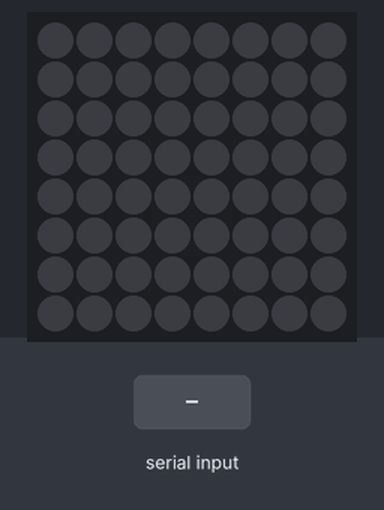
The sketch below on a simulated Arduino Uno, built with avr-gcc and run on an emulated ATmega328P. Parts: 8×8 RGB LED matrix (first LED top left, wired row by row). Inputs (shaded band) come from the test bench. Dim RGB values are drawn brighter than linear.

Above: at 1.2 s.
1.3 s: byte 90 received over Serial
At 2.0 s:
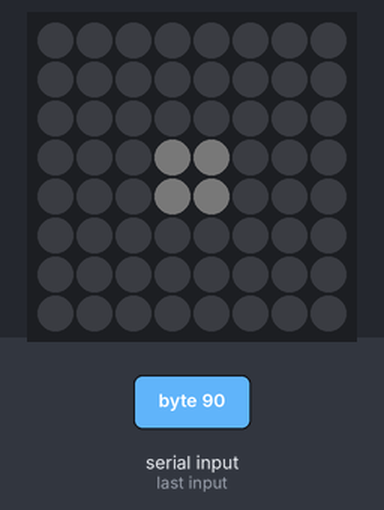
2.8 s: byte 120 received over Serial
At 3.1 s:
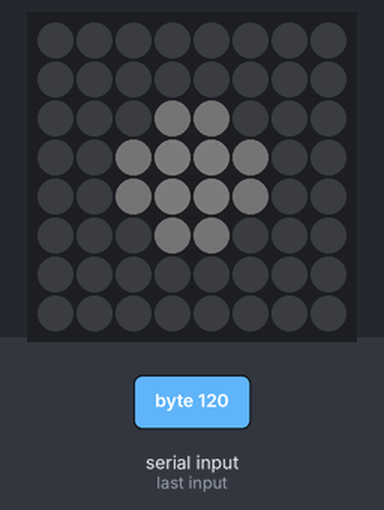
Timing chart, 0 to 5.8 s (numbered marks = the images above; inputs shaded):
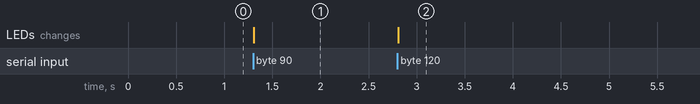

The sketch:

XYMatrixDrawScreen_01.ino
```cpp
#include <FastLED.h>

#define LED_PIN  6
#define BAUD_RATE 57600

#define COLOR_ORDER GRB
#define CHIPSET     WS2811
#define OK_MSG "OK"

#define BRIGHTNESS 5

// Helper functions for an two-dimensional XY matrix of pixels.
// Simple 2-D demo code is included as well.
//
//     XY(x,y) takes x and y coordinates and returns an LED index number,
//             for use like this:  leds[ XY(x,y) ] == CRGB::Red;
//             No error checking is performed on the ranges of x and y.
//
//     XYsafe(x,y) takes x and y coordinates and returns an LED index number,
//             for use like this:  leds[ XY(x,y) ] == CRGB::Red;
//             Error checking IS performed on the ranges of x and y, and an
//             index of "-1" is returned.  Special instructions below
//             explain how to use this without having to do your own error
//             checking every time you use this function.
//             This is a slightly more advanced technique, and
//             it REQUIRES SPECIAL ADDITIONAL setup, described below.


// Params for width and height
const uint8_t kMatrixWidth = 8;
const uint8_t kMatrixHeight = 8;

// Param for different pixel layouts
const bool    kMatrixSerpentineLayout = false;
// Set 'kMatrixSerpentineLayout' to false if your pixels are
// laid out all running the same way, like this:
//
//     0 >  1 >  2 >  3 >  4
//                         |
//     .----<----<----<----'
//     |
//     5 >  6 >  7 >  8 >  9
//                         |
//     .----<----<----<----'
//     |
//    10 > 11 > 12 > 13 > 14
//                         |
//     .----<----<----<----'
//     |
//    15 > 16 > 17 > 18 > 19
//
// Set 'kMatrixSerpentineLayout' to true if your pixels are
// laid out back-and-forth, like this:
//
//     0 >  1 >  2 >  3 >  4
//                         |
//                         |
//     9 <  8 <  7 <  6 <  5
//     |
//     |
//    10 > 11 > 12 > 13 > 14
//                        |
//                        |
//    19 < 18 < 17 < 16 < 15
//
// Bonus vocabulary word: anything that goes one way
// in one row, and then backwards in the next row, and so on
// is call "boustrophedon", meaning "as the ox plows."


// This function will return the right 'led index number' for
// a given set of X and Y coordinates on your matrix.
// IT DOES NOT CHECK THE COORDINATE BOUNDARIES.
// That's up to you.  Don't pass it bogus values.
//
// Use the "XY" function like this:
//
//    for( uint8_t x = 0; x < kMatrixWidth; x++) {
//      for( uint8_t y = 0; y < kMatrixHeight; y++) {
//
//        // Here's the x, y to 'led index' in action:
//        leds[ XY( x, y) ] = CHSV( random8(), 255, 255);
//
//      }
//    }
//
//
uint16_t XY( uint8_t x, uint8_t y)
{
  uint16_t i;

  if( kMatrixSerpentineLayout == false) {
    i = (y * kMatrixWidth) + x;
  }

  if( kMatrixSerpentineLayout == true) {
    if( y & 0x01) {
      // Odd rows run backwards
      uint8_t reverseX = (kMatrixWidth - 1) - x;
      i = (y * kMatrixWidth) + reverseX;
    } else {
      // Even rows run forwards
      i = (y * kMatrixWidth) + x;
    }
  }

  return i;
}


// Once you've gotten the basics working (AND NOT UNTIL THEN!)
// here's a helpful technique that can be tricky to set up, but
// then helps you avoid the needs for sprinkling array-bound-checking
// throughout your code.
//
// It requires a careful attention to get it set up correctly, but
// can potentially make your code smaller and faster.
//
// Suppose you have an 8 x 5 matrix of 40 LEDs.  Normally, you'd
// delcare your leds array like this:
//    CRGB leds[40];
// But instead of that, declare an LED buffer with one extra pixel in
// it, "leds_plus_safety_pixel".  Then declare "leds" as a pointer to
// that array, but starting with the 2nd element (id=1) of that array:
//    CRGB leds_with_safety_pixel[41];
//    CRGB* const leds( leds_plus_safety_pixel + 1);
// Then you use the "leds" array as you normally would.
// Now "leds[0..N]" are aliases for "leds_plus_safety_pixel[1..(N+1)]",
// AND leds[-1] is now a legitimate and safe alias for leds_plus_safety_pixel[0].
// leds_plus_safety_pixel[0] aka leds[-1] is now your "safety pixel".
//
// Now instead of using the XY function above, use the one below, "XYsafe".
//
// If the X and Y values are 'in bounds', this function will return an index
// into the visible led array, same as "XY" does.
// HOWEVER -- and this is the trick -- if the X or Y values
// are out of bounds, this function will return an index of -1.
// And since leds[-1] is actually just an alias for leds_plus_safety_pixel[0],
// it's a totally safe and legal place to access.  And since the 'safety pixel'
// falls 'outside' the visible part of the LED array, anything you write
// there is hidden from view automatically.
// Thus, this line of code is totally safe, regardless of the actual size of
// your matrix:
//    leds[ XYsafe( random8(), random8() ) ] = CHSV( random8(), 255, 255);
//
// The only catch here is that while this makes it safe to read from and
// write to 'any pixel', there's really only ONE 'safety pixel'.  No matter
// what out-of-bounds coordinates you write to, you'll really be writing to
// that one safety pixel.  And if you try to READ from the safety pixel,
// you'll read whatever was written there last, reglardless of what coordinates
// were supplied.

#define NUM_LEDS (kMatrixWidth * kMatrixHeight)
CRGB leds_plus_safety_pixel[ NUM_LEDS + 1];
CRGB* const leds( leds_plus_safety_pixel + 1);

uint16_t XYsafe( uint8_t x, uint8_t y)
{
  if( x >= kMatrixWidth) return -1;
  if( y >= kMatrixHeight) return -1;
  return XY(x,y);
}

// SERIAL
int inByte = 0;                 // incoming serial byte
// Other vars
int x = kMatrixWidth;

// Demo that USES "XY" follows code below

void loop()
{
    uint32_t ms = millis();
    int32_t yHueDelta32 = ((int32_t)cos16( ms * (27/1) ) * (350 / kMatrixWidth));
    int32_t xHueDelta32 = ((int32_t)cos16( ms * (39/1) ) * (310 / kMatrixHeight));
    PurrLights();
//    DrawOneFrame( ms / 65536, yHueDelta32 / 32768, xHueDelta32 / 32768);
//    if( ms < 5000 ) {
//      FastLED.setBrightness( scale8( BRIGHTNESS, (ms * 256) / 5000));
//    } else {
//      FastLED.setBrightness(BRIGHTNESS);
//    }
    FastLED.show();
}

void PurrLights(){
  while(Serial.available() > 0){
    inByte = Serial.read();
    float radius = (float(inByte)/255.0)*6.0;
    LightAreaCircle(radius);
  }
}

void LightAreaCircle(float input){
  int w = kMatrixWidth;
  int h = kMatrixHeight;
  float radius = input;
  for(int x=0; x<w; x++){
    for(int y=0; y<h; y++){
      int pos = x *w + y;
      float xf = (float)x;
      float yf = (float)y;
      float dist = sqrt( ( xf-3.5)*( xf-3.5) + (yf-3.5)*(yf-3.5));
      if(dist < radius){
        float bright = 255.0 - (dist / max(radius,.001)) * 255.0; // diff shades of grey -> white
        leds[ XYsafe( x,y)] = CHSV(255,5,bright);
      } else {
        leds[ XYsafe( x,y)] = CHSV(0,1,0);
      }
    }
  }
}

void DrawOneFrame( byte startHue8, int8_t yHueDelta8, int8_t xHueDelta8)
{
  byte lineStartHue = startHue8;
  byte lineStartValue = 0;
  for( byte y = 0; y < kMatrixHeight; y++) {
    lineStartHue += yHueDelta8;
    byte pixelHue = lineStartHue;
    byte pixelValue =    lineStartValue;
    for( byte x = 0; x < kMatrixWidth; x++) {
      pixelHue += xHueDelta8;
      pixelValue += xHueDelta8;
//      leds[ XY(x, y)]  = CHSV( pixelHue, 255, 255);
//leds[ XY(x, y)]  = CHSV( 255, 0, pixelValue);
    }
  }
}


void setup() {
  Serial.begin(BAUD_RATE);
  FastLED.addLeds<CHIPSET, LED_PIN, COLOR_ORDER>(leds, NUM_LEDS).setCorrection(TypicalSMD5050);
  FastLED.setBrightness( BRIGHTNESS );
}
```

Measured:
- after the input at 1.3 s, the LEDs: change at once (image 1)
- after the input at 2.8 s, the LEDs: change at once (image 2)
